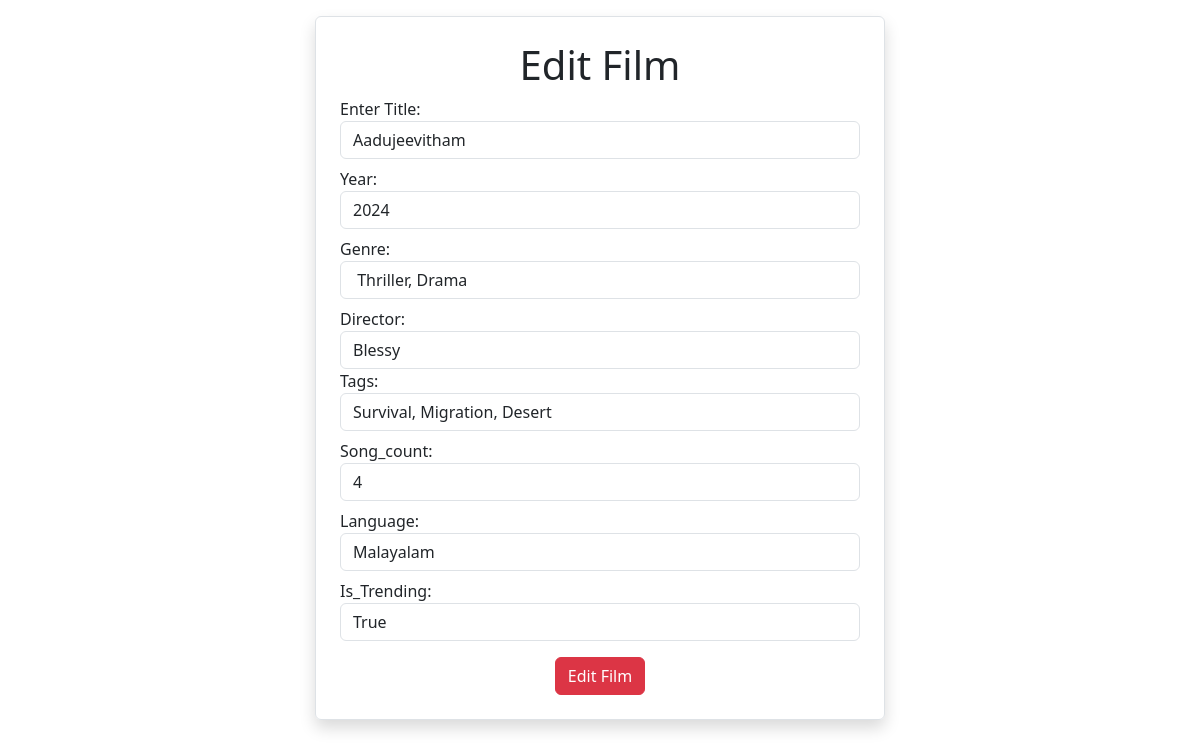
Screenshot of /films/7/change/ with the database file from the repository.
### Myapp/models.py (models this page shows)
class Film(models.Model):
    title=models.CharField(max_length=100)
    year=models.IntegerField()
    genre=models.CharField(max_length=30)
    director=models.CharField(max_length=50)
    tags=models.CharField(max_length=100)
    song_count=models.IntegerField()
    language=models.CharField(max_length=30)
    is_trending=models.BooleanField()

### Myapp/views.py (the view, shortened to what this page needs)
# urls.py: path("films/<int:pk>/change/",views.FilmUpdateView.as_view(),name="film-update"),
class FilmUpdateView(View):
    def get(self,request,*args, **kwargs):
        id=kwargs.get("pk")
        flm_obj=Film.objects.get(id=id)
        return render(request,"film_edit.html",{"film":flm_obj})

### Myapp/templates/film_edit.html (shortened to what this page needs)
<!DOCTYPE html>
<html lang="en">
<head>
    <link href="https://cdn.jsdelivr.net/npm/bootstrap@5.3.3/dist/css/bootstrap.min.css" rel="stylesheet">
</head>
<body>
    <div class="container">
        <div class="row">
            <div class="col-3"></div>
            <div class="col-6 p-4 border rounded shadow mt-3">
                <h1 align="center">Edit Film</h1>
                <form action="" method="post">
                    <div class="mt-2">
                        <label for="">
                            Enter Title:
                        </label>
                        <input type="text" name="title" value="{{film.title}}" class="form-control">
                    </div>
                    <div class="mt-2">
                        <label for="">
                            Year:
                        </label>
                        <input type="text" name="year" value="{{film.year}}" class="form-control">
                    </div>
                    <div class="mt-2">
                        <label for="">
                            Genre:
                        </label>
                        <input type="text" name="genre" value="{{film.genre}}" class="form-control">
                    </div>
                    <div class="mt-2">
                        <label for="">
                            Director:
                        </label>
                        <input type="text" name="director" value="{{film.director}}" class="form-control">
                    </div>
                    <div class="mt-t">
                        <label for="">
                            Tags:
                        </label>
                        <input type="text" name="tags" value="{{film.tags}}" class="form-control">
                    </div>
                    <div class="mt-2">
                        <label for="">
                            Song_count:
                        </label>
                        <input type="text" name="song_count" value="{{film.song_count}}" class="form-control">
                    </div>
                    <div class="mt-2">
                        <label for="">
                            Language:
                        </label>
                        <input type="text" name="language" value="{{film.language}}" class="form-control">
                    </div>
                    <div class="mt-2">
                        <label for="">
                            Is_Trending:
                        </label>
                        <input type="text" name="is_trending" value="{{film.is_trending}}" class="form-control">
                    </div>
                    <div class="mt-3 text-center">
                        <button type="submit" class="btn btn-danger">Edit Film</button>
                    </div>
                </form>
            </div>
            <div class="col-3"></div>
        </div>
    </div>
</body>
</html>

### rows the page displays
Film: title "Aadujeevitham", year "2024", genre "Thriller, Drama", director "Blessy", tags "Survival, Migration, Desert​", song_count "4", language "Malayalam", is_trending "True"
